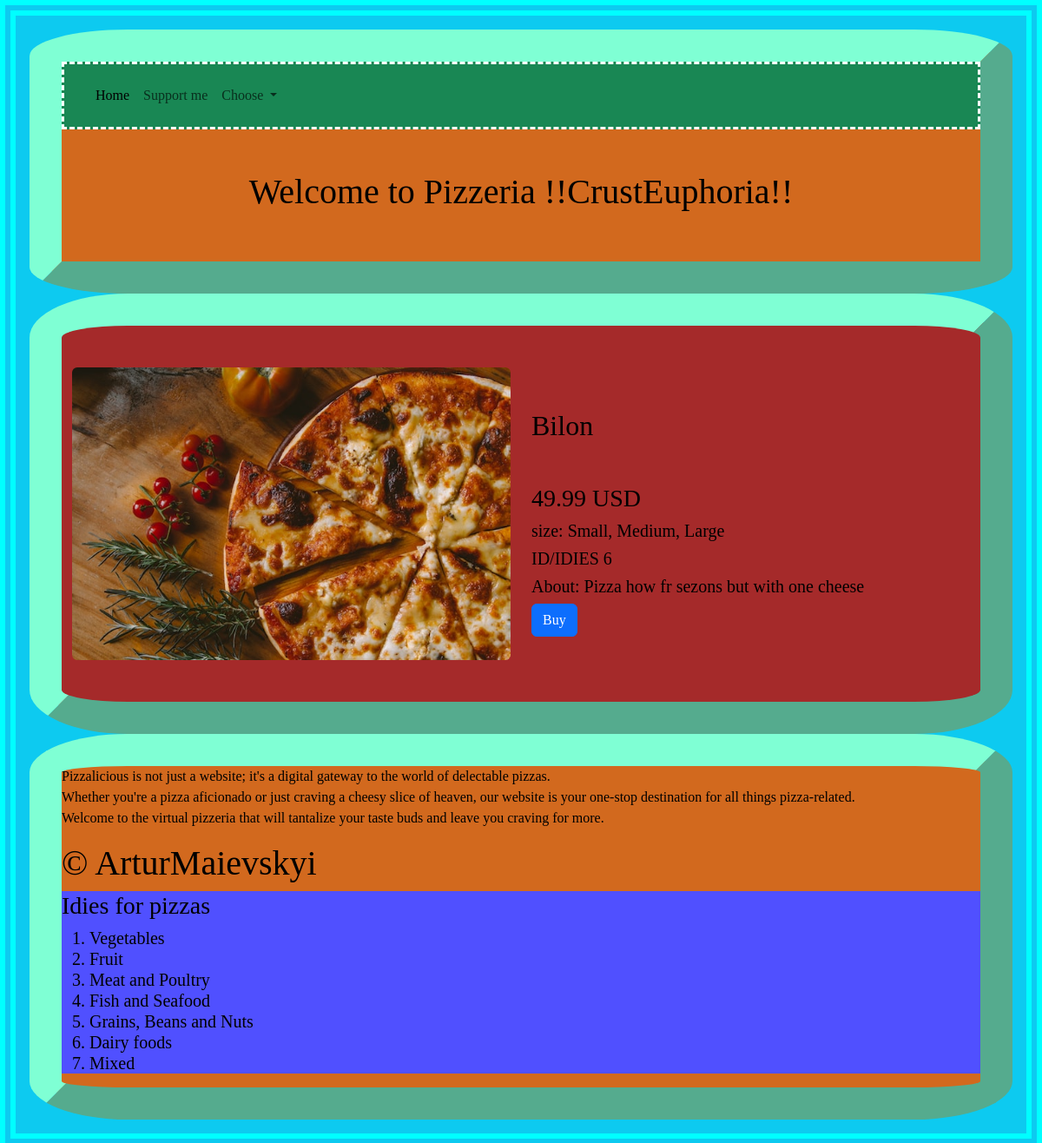
Before: /pizza/6 with the older database file.
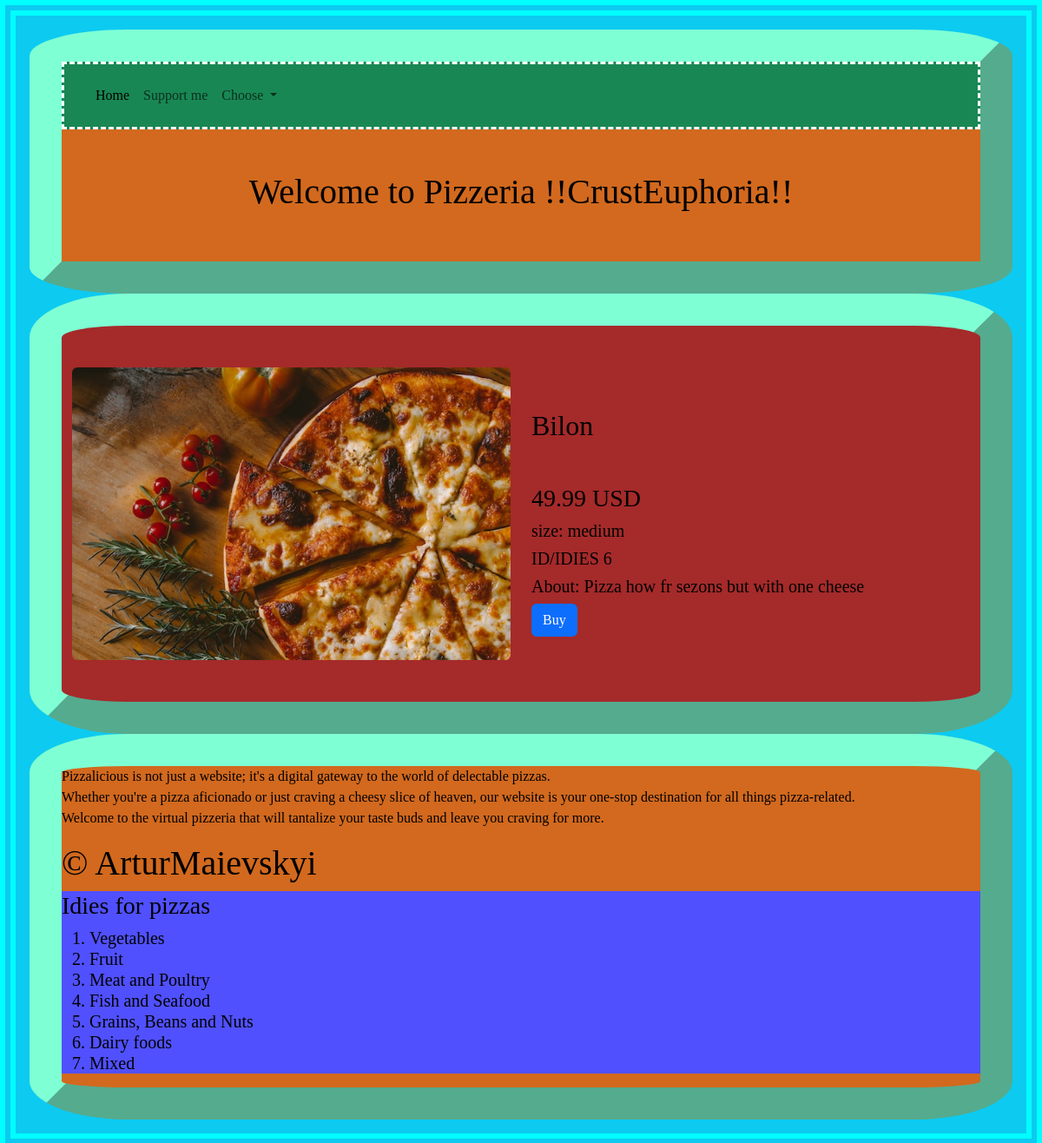
After: the same page with the newer database file.
### tables this page shows
CREATE TABLE "pizza" (
	"id"	INTEGER,
	"category_id"	INTEGER NOT NULL,
	"title"	TEXT NOT NULL,
	"description"	TEXT,
	"image"	TEXT,
	"price"	REAL NOT NULL DEFAULT '29.99, 49.99, 79.99',
	"size"	TEXT DEFAULT 'Small, Medium, Large',
	"id_category"	NUMERIC NOT NULL DEFAULT 'None',
	FOREIGN KEY("category_id") REFERENCES "categories"("id"),
	PRIMARY KEY("id")
);

### app.py (the view)
@app.route("/pizza/<pizza_id>")
def pizza(pizza_id):
    pizza_obj = db_pizzas.get_pizza(pizza_id)
    return render_template('own_pizza.html', title="Online Pizzeria", pizza = pizza_obj)

### sql_queries.py (called while the page is built)
    def open_pizzas(self): #функція що відкриває базу даних
        self.conn =sqlite3.connect(self.db_name) # з'єднання з базою даних (БД)
        self.cursor = self.conn.cursor() #курсор (посилання) на БД

    def close_pizzas(self): #функція що закриває базу даних
        self.cursor.close()
        self.conn.close()

    def get_pizza(self, id):
        self.open_pizzas()
        self.cursor.execute("SELECT * FROM pizza WHERE id==(?)", [id])
        data_one_pizza = self.cursor.fetchone()
        self.close_pizzas()
        return data_one_pizza

### templates/own_pizza.html
{% extends 'base.html' %}
{% block content %}
<div class="container py-5 one_pizza">
    <div class="row">
    <div class="col-12 col-lg-6">
        <img src="{{ url_for('static', filename='img/' + pizza[4]) }}" alt="" class="rounded img-fluid">
    </div>
    <div class="col-12 col-lg-6">
        <h2 class="mr-5 ml-5 mb-5 mt-5">{{pizza[2]}}</h2>
        <h3>{{pizza[5]}} USD</h3>
        <h5>size: {{pizza[6]}}</h5>
        <h5>ID/IDIES {{pizza[7]}}</h5>
        <h5>About: {{pizza[3]}}</h5>
        <a class="btn btn-primary" href="{{ url_for('order_pizza', pizza_id = pizza[0]) }}" role="button">Buy</a>
    </div>
    </div>
</div>
{% endblock content %}

Changed rows visible on the page:
changed pizza "Bilon": size "Small, Medium, Large" → "medium"
